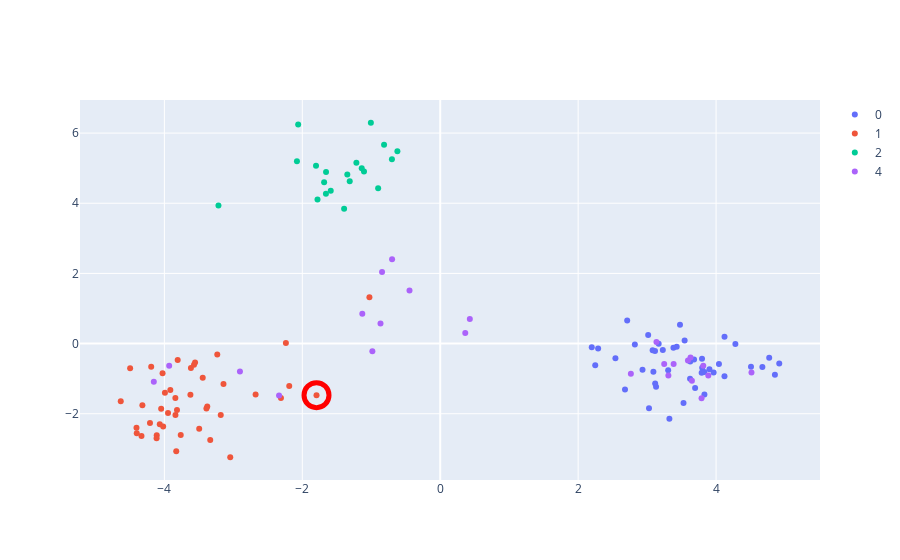

The cell this chart's notebook holds for it:
### Code cell
local_l= genotype[:,(nan_pos-int(wind_sizes/2)):(nan_pos+int(wind_sizes/2))]
coords= {z:[x for x in range(len(label_vector)) if label_vector[x] == z] for z in list(set(label_vector))}

pca2 = PCA(n_components=ncomps, whiten=False,svd_solver='randomized')
featl= pca2.fit_transform(local_l)

figwl= [go.Scatter(
    x= feat_seq[coords[i],0],
    y= feat_seq[coords[i],1],
    mode= 'markers',
    name= str(i)
) for i in coords.keys()]

figwl.append(go.Scatter(
    mode='markers',
    x=[feat_seq[nan_acc,0]],
    y=[feat_seq[nan_acc,1]],
    marker=dict(
        color='rgba(135, 206, 250, 0)',
        size=25,
        opacity= 1,
        line=dict(
            color='red',
            width=5
        )
    ),
    showlegend=False
))

layout= go.Layout()

Figure_wl= go.Figure(data= figwl, layout= layout)

iplot(Figure_wl)
